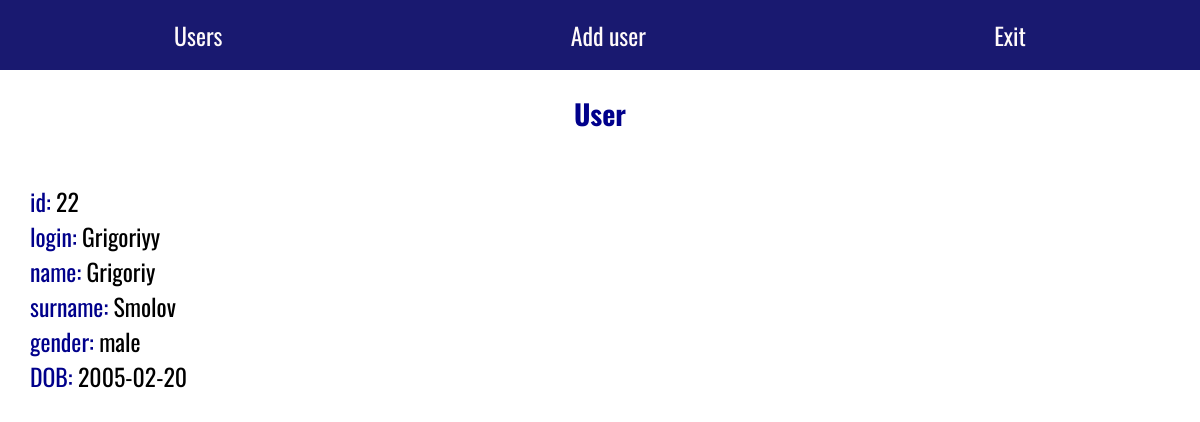
The app's page /admin/post/22 (signed in) with its own data.
### tables this page shows
CREATE TABLE `users` (
  `id` int(10) UNSIGNED NOT NULL,
  `login` varchar(10) NOT NULL,
  `password` varchar(255) NOT NULL,
  `name` varchar(50) NOT NULL,
  `surname` varchar(50) NOT NULL,
  `gender` varchar(10) NOT NULL,
  `DOB` date NOT NULL
);

### application/controllers/AdminController.php (called while the page is built, shortened)
<?php
class AdminController extends Controller
{
	public function postAction()
	{
		$vars = [
			'data' => $this->model->postDate($this->route['id'])[0]
		];
		$this->view->render('User', $vars);
	}
}

### index.php (called while the page is built, shortened)
<?php
$router = new Router;
$router -> run();

### application/views/admin/post.php (the view)
<h2 class="titlee">User</h2>
<?php foreach ($data as $key => $value): ?>
	<?php if($key == 'password') continue; ?>
	<span class="record"><?= "$key: "; ?></span>
	<span class="record modify"><?= $value; ?></span>
	<br>
<?php endforeach; ?>

### public/styles/style.css (style rules this page uses)
html { font-size: 14px; }
body { margin: 0px; }
* { box-sizing: border-box; }
.titlee { font-size: 2rem; font-family: 'Oswald', sans-serif; color: #00008B; text-align: center; margin-bottom: 50px; }
.record { font-size: 1.7rem; font-family: 'Oswald', sans-serif; color: #00008B; margin-left: 30px; }
.modify { color: black; margin: 0px; }

### records on screen
users: id "22", login "Grigoriyy", name "Grigoriy", surname "Smolov", gender "male", DOB "2005-02-20"

### other values on screen
$key "id"
$key "login"
$key "name"
$key "surname"
$key "gender"
$key "DOB"
